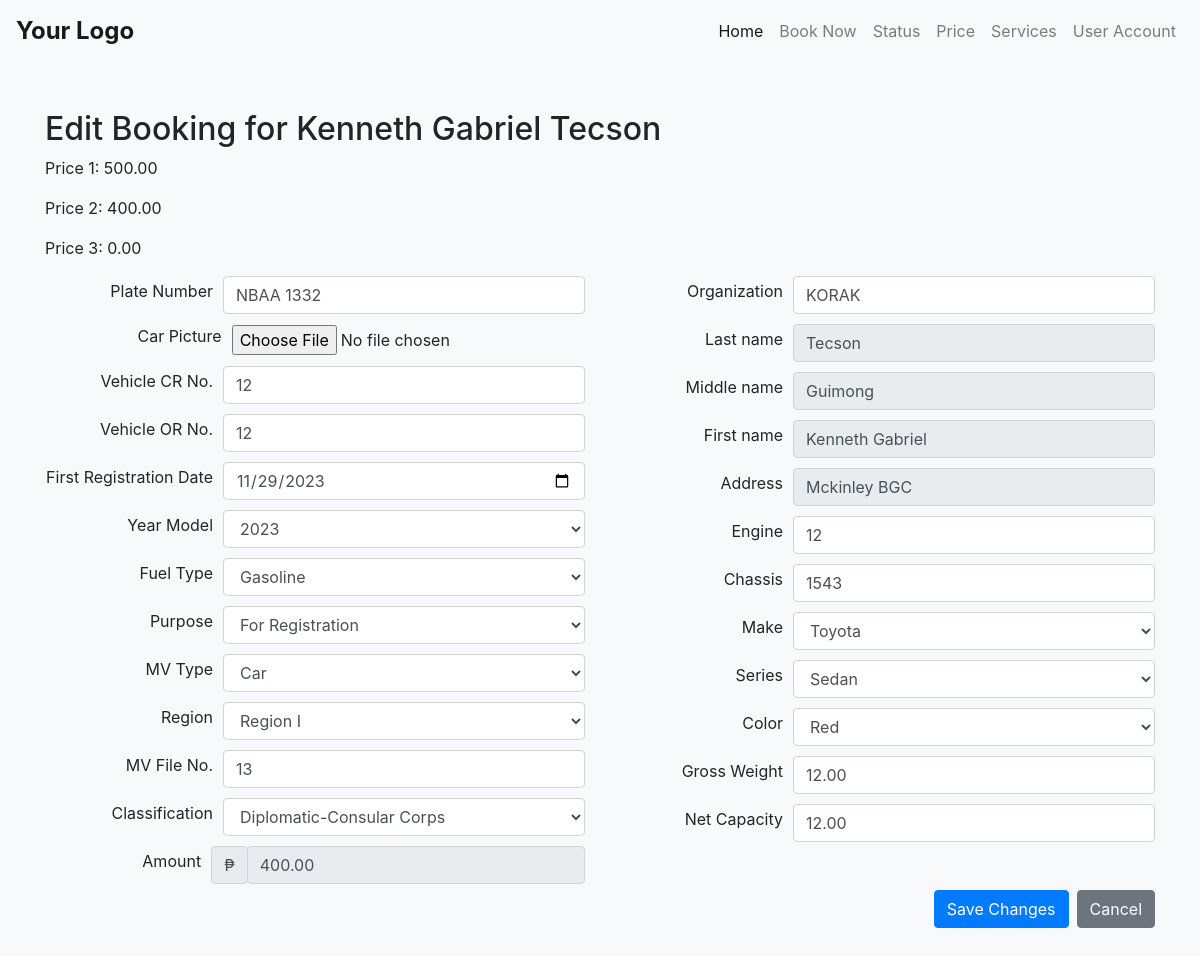
/edit-booking.php?id=2 (signed in), run on an earlier commit of the app's database.
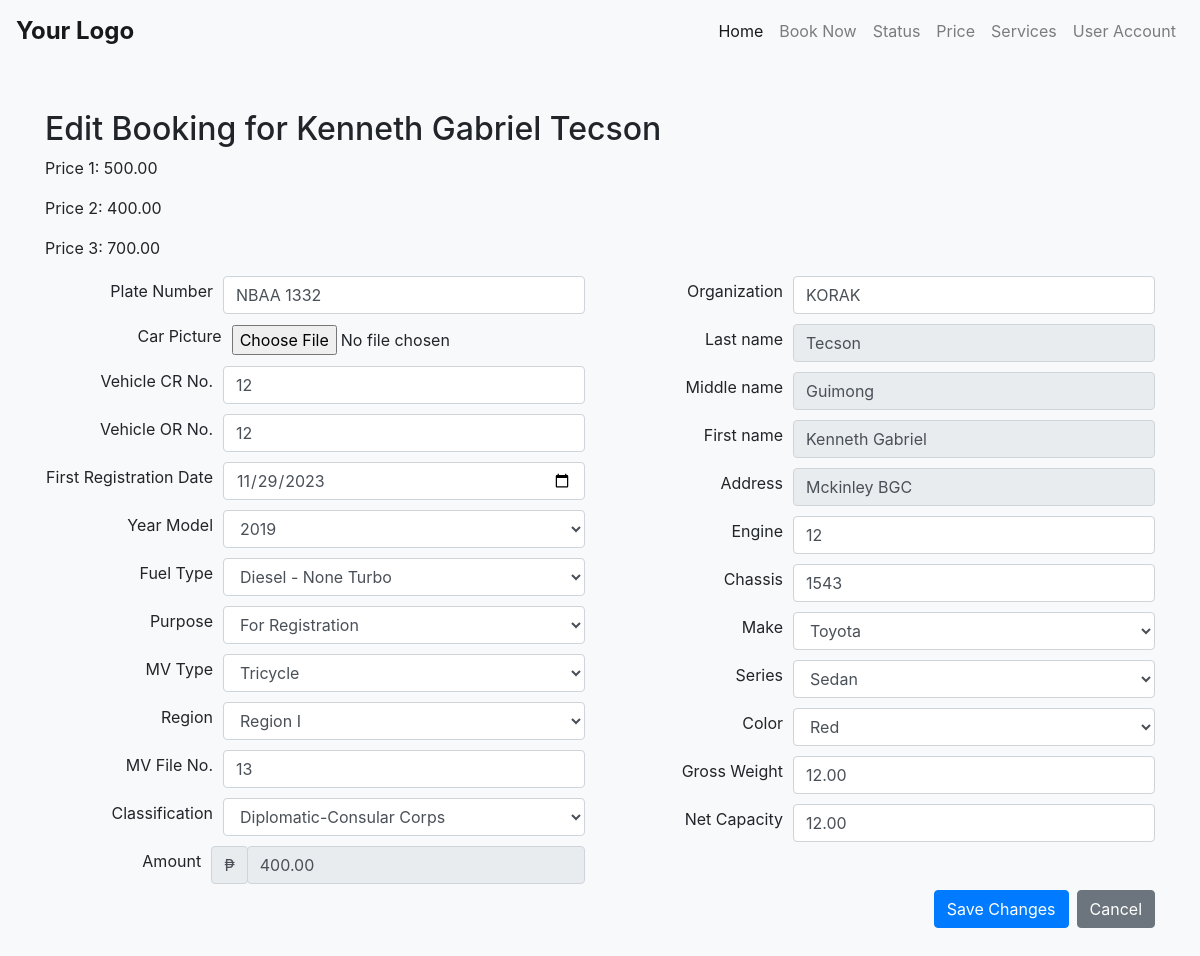
And on a later commit of the database.
### tables this page shows
CREATE TABLE `car_emission` (
  `id` int(11) NOT NULL,
  `event_id` int(11) NOT NULL,
  `user_id` int(11) NOT NULL,
  `plate_number` varchar(20) NOT NULL,
  `customer_email` varchar(255) NOT NULL,
  `customer_first_name` varchar(255) NOT NULL,
  `customer_middle_name` varchar(255) DEFAULT NULL,
  `customer_last_name` varchar(255) NOT NULL,
  `address` varchar(255) DEFAULT NULL,
  `status` varchar(20) NOT NULL,
  `app_date` datetime DEFAULT NULL,
  `vehicle_cr_no` varchar(50) DEFAULT NULL,
  `vehicle_or_no` varchar(50) DEFAULT NULL,
  `first_reg_date` date DEFAULT NULL,
  `year_model` varchar(10) DEFAULT NULL,
  `fuel_type` varchar(50) DEFAULT NULL,
  `purpose` varchar(50) DEFAULT NULL,
  `mv_type` varchar(50) DEFAULT NULL,
  `region` varchar(50) DEFAULT NULL,
  `mv_file_no` varchar(50) DEFAULT NULL,
  `classification` varchar(50) DEFAULT NULL,
  `payment_date` datetime DEFAULT NULL,
  `petc_or` varchar(50) DEFAULT NULL,
  `amount` decimal(10,2) DEFAULT NULL,
  `organization` varchar(100) DEFAULT NULL,
  `engine` varchar(50) DEFAULT NULL,
  `chassis` varchar(50) DEFAULT NULL,
  `make` varchar(50) DEFAULT NULL,
  `series` varchar(50) DEFAULT NULL,
  `color` varchar(50) DEFAULT NULL,
  `gross_weight` decimal(10,2) DEFAULT NULL,
  `net_capacity` decimal(10,2) DEFAULT NULL,
  `cec_number` varchar(50) DEFAULT NULL,
  `mvect_operator` varchar(50) DEFAULT NULL,
  `car_picture` varchar(255) NOT NULL,
  `paymentMethod` varchar(50) NOT NULL,
  `paymentStatus` varchar(50) NOT NULL,
  `ticketing_id` varchar(20) NOT NULL,
  `reference_number` varchar(50) DEFAULT NULL,
  `date_tested` datetime DEFAULT NULL,
  `smurf_admin_id` int(11) DEFAULT NULL
);

CREATE TABLE `schedule_list` (
  `id` int(30) NOT NULL,
  `title` text NOT NULL,
  `description` text NOT NULL,
  `qty_of_person` int(23) NOT NULL,
  `reserve_count` int(23) NOT NULL DEFAULT 0,
  `price_3` decimal(10,2) NOT NULL DEFAULT 0.00,
  `price_2` decimal(10,2) NOT NULL,
  `price_1` decimal(10,2) NOT NULL DEFAULT 0.00,
  `start_datetime` datetime NOT NULL,
  `end_datetime` datetime DEFAULT NULL,
  `availability` varchar(10) NOT NULL DEFAULT 'available'
);

### edit-booking.php (the view, shortened to what the changed rows need)
<?php
include("partials/navbar.php");
include("connect/connection.php");
$customerEmail = $_SESSION['email'];
$customerQuery = $connect->prepare("SELECT first_name, middle_name, last_name, address FROM login WHERE email = ?");
$customerQuery->bind_param("s", $customerEmail);
$customerQuery->execute();
$customerResult = $customerQuery->get_result();
$customerDetails = $customerResult->fetch_assoc();
if (isset($_GET['id'])) {
    $bookingId = $_GET['id'];
    $bookingQuery = $connect->prepare("SELECT ce.*, sl.price_1, sl.price_2, sl.price_3 FROM car_emission ce
                                      INNER JOIN schedule_list sl ON ce.event_id = sl.id
                                      WHERE ce.id = ?");
    $bookingQuery->bind_param("i", $bookingId);
    $bookingQuery->execute();
    $bookingResult = $bookingQuery->get_result();
    $bookingDetails = $bookingResult->fetch_assoc();
} else {
    header('Location: schedule-status.php');
    exit();
}
?>
<!DOCTYPE html>
<html lang="en">
<head>
    <link rel="stylesheet" href="https://maxcdn.bootstrapcdn.com/bootstrap/4.0.0/css/bootstrap.min.css">
</head>
<body class="bg-light">
    <div class="container py-5">
        <h2>Edit Booking for <?php echo $customerDetails['first_name'] . ' ' . $customerDetails['last_name']; ?></h2>
        <div>
    <p>Price 1: <?php echo $bookingDetails['price_1']; ?></p>
    <p>Price 2: <?php echo $bookingDetails['price_2']; ?></p>
    <p>Price 3: <?php echo $bookingDetails['price_3']; ?></p>
</div>
        <form method="POST" enctype="multipart/form-data">
            <div class="row">
                <div class="col-md-6">
                    <div class="form-group">
                        <label for="plate_num"> Plate Number </label>
                        <input type="text" name="plate_num" id="plate_num" class="form-control" value="<?php echo $bookingDetails['plate_number']; ?>" >
                    </div>
                    <div class="form-group">
                        <label for="vehicleCrNo">Vehicle CR No.</label>
                        <input type="text" name="vehicleCrNo" id="vehicleCrNo" class="form-control"  value="<?php echo $bookingDetails['vehicle_cr_no']; ?>">
                    </div>
                    <div class="form-group">
                        <label for="vehicleOrNo">Vehicle OR No.</label>
                        <input type="text" name="vehicleOrNo" id="vehicleOrNo" class="form-control"  value="<?php echo $bookingDetails['vehicle_or_no']; ?>">
                    </div>
                    <div class="form-group">
                    <label for="firstRegDate">First Registration Date</label>
                    <input type="date" name="firstRegDate" id="firstRegDate" class="form-control" value="<?php echo $bookingDetails['first_reg_date']; ?>">
                    </div>
                    <div class="form-group">
                    <label for="yearModel">Year Model</label>
                    <select name="yearModel" id="yearModel" class="form-control">
                    <?php
                    $startYear = date("Y") - 20;
                    $endYear = date("Y");
                    for ($year = $endYear; $year >= $startYear; $year--) {
                        $selected = ($year == $bookingDetails['year_model']) ? 'selected' : '';
                        echo '<option value="' . $year . '" ' . $selected . '>' . $year . '</option>';
                    }
                    ?>
                    </select>
                    </div>
                    <div class="form-group">
                    <label for="fuelType">Fuel Type</label>
                    <select name="fuelType" id="fuelType" class="form-control">
                    <?php
                    $fuelTypes = array("Gasoline", "LPG", "Diesel - None Turbo", "Turbo Diesel");
                    foreach ($fuelTypes as $fuelType) {
                        $selected = ($fuelType === $bookingDetails['fuel_type']) ? 'selected' : '';
                        echo '<option value="' . $fuelType . '" ' . $selected . '>' . $fuelType . '</option>';
                    }
                    ?>
                    </select>
                    </div>
                    <div class="form-group">
                    <label for="mvType">MV Type</label>
                    <select name="mvType" id="mvType" class="form-control">
                    <?php
                    $mvTypes = array("Car", "Mopeds (0-49 cc)", "Motorcycle w/ side car", "Motorcycle w/o side car", "Non-conventional MC (Car)", "Shuttle Bus", "Sports utility Vehicle", "Tourist Bus", "Tricycle", "Truck Bus", "Trucks", "Utility Vehicle", "School bus", "Rebuilt", "Mobil Clinic", "Trailer");
                    foreach ($mvTypes as $mvType) {
                        $selected = ($mvType === $bookingDetails['mv_type']) ? 'selected' : '';
                        echo '<option value="' . $mvType . '" ' . $selected . '>' . $mvType . '</option>';
                    }
                    ?>
                    </select>
                    </div>
                    <div class="form-group">
                    <label for="mvFileNo">MV File No.</label>
                    <input type="text" name="mvFileNo" id="mvFileNo" class="form-control" value="<?php echo $bookingDetails['mv_file_no']; ?>">
                    </div>
                    <div class="form-group">
                    <label for="amount">Amount</label>
                    <div class="input-group-prepend">
                    <span class="input-group-text">₱</span>
                    </div>
                    <input type="text" name="amount" id="amount" class="form-control" value="<?php echo $bookingDetails['amount']; ?>" readonly>
                    </div>
                </div>
        <div class="col-md-6">
                <div class="form-group">
                    <label for="organization">Organization </label>
                    <input type="text" name="organization" id="organization" class="form-control" value="<?php echo $bookingDetails['organization']; ?>">
                </div>
                    <div class="form-group">
                    <label for="engine">Engine</label>
                    <input type="text" name="engine" id="engine" class="form-control" value="<?php echo $bookingDetails['engine']; ?>" >
                    </div>
                    <div class="form-group">
                    <label for="chassis">Chassis</label>
                    <input type="text" name="chassis" id="chassis" class="form-control" value="<?php echo $bookingDetails['chassis']; ?>">
                    </div>
                    <div class="form-group">
                    <label for="grossWeight">Gross Weight</label>
                    <input type="text" name="grossWeight" id="grossWeight" class="form-control" value="<?php echo $bookingDetails['gross_weight']; ?>">
                    </div>
                    <div class="form-group">
                    <label for="netCapacity">Net Capacity</label>
                    <input type="text" name="netCapacity" id="netCapacity" class="form-control" value="<?php echo $bookingDetails['net_capacity']; ?>">
                    </div>
                </div>
            </div>
        </form>
    </div>
</body>
</html>

What changed in the data, as far as the page shows it:
changed car_emission "NBAA 1332": event.price_3 "0.00" → "700.00"
Also different on the page:
form field yearModel: "2023" → "2019"
form field fuelType: "Gasoline" → "Diesel - None Turbo"
form field mvType: "Car" → "Tricycle"
